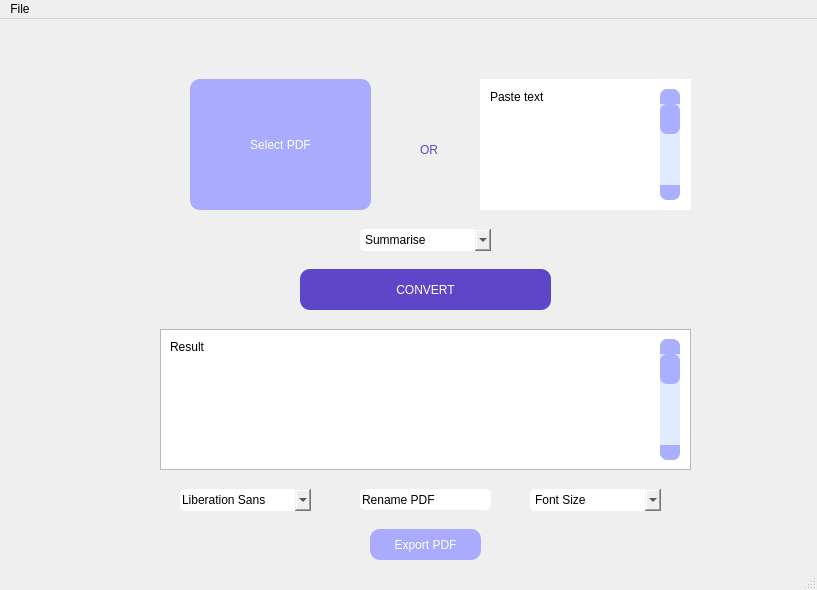
<?xml version="1.0" encoding="UTF-8"?>
<ui version="4.0">
 <class>MainWindow</class>
 <widget class="QMainWindow" name="MainWindow">
  <property name="geometry">
   <rect>
    <x>0</x>
    <y>0</y>
    <width>817</width>
    <height>590</height>
   </rect>
  </property>
  <property name="windowTitle">
   <string>MainWindow</string>
  </property>
  <widget class="QWidget" name="centralwidget">
   <widget class="QPushButton" name="open_pdf">
    <property name="geometry">
     <rect>
      <x>190</x>
      <y>60</y>
      <width>181</width>
      <height>131</height>
     </rect>
    </property>
    <property name="styleSheet">
     <string notr="true">background: rgb(170, 170, 255);
font: 9pt &quot;Poppins&quot;;
color: white;
border-radius:10px;</string>
    </property>
    <property name="text">
     <string>Select PDF</string>
    </property>
   </widget>
   <widget class="QLabel" name="label">
    <property name="geometry">
     <rect>
      <x>420</x>
      <y>120</y>
      <width>31</width>
      <height>21</height>
     </rect>
    </property>
    <property name="styleSheet">
     <string notr="true">color: rgb(95,70,200);
font: 9pt &quot;Poppins&quot;;</string>
    </property>
    <property name="text">
     <string>OR</string>
    </property>
   </widget>
   <widget class="QPushButton" name="exportPDFbutton">
    <property name="geometry">
     <rect>
      <x>370</x>
      <y>510</y>
      <width>111</width>
      <height>31</height>
     </rect>
    </property>
    <property name="styleSheet">
     <string notr="true">background-color: rgb(170, 170, 255);
font: 9pt &quot;Poppins&quot;;
color: white;
border-radius:10px;</string>
    </property>
    <property name="text">
     <string>Export PDF</string>
    </property>
   </widget>
   <widget class="QPushButton" name="convertButton">
    <property name="geometry">
     <rect>
      <x>300</x>
      <y>250</y>
      <width>251</width>
      <height>41</height>
     </rect>
    </property>
    <property name="styleSheet">
     <string notr="true">background-color: rgb(95,70,200);
font: 9pt &quot;Poppins&quot;;
color: white;
border-radius:10px;</string>
    </property>
    <property name="text">
     <string>CONVERT</string>
    </property>
   </widget>
   <widget class="QTextEdit" name="outputTextField">
    <property name="enabled">
     <bool>true</bool>
    </property>
    <property name="geometry">
     <rect>
      <x>480</x>
      <y>60</y>
      <width>211</width>
      <height>131</height>
     </rect>
    </property>
    <property name="autoFillBackground">
     <bool>false</bool>
    </property>
    <property name="styleSheet">
     <string notr="true">
border-radius: 100px;</string>
    </property>
   </widget>
   <widget class="QTextEdit" name="inputTextField">
    <property name="geometry">
     <rect>
      <x>160</x>
      <y>310</y>
      <width>531</width>
      <height>141</height>
     </rect>
    </property>
   </widget>
   <widget class="QLabel" name="label_4">
    <property name="geometry">
     <rect>
      <x>230</x>
      <y>350</y>
      <width>49</width>
      <height>16</height>
     </rect>
    </property>
    <property name="text">
     <string/>
    </property>
   </widget>
   <widget class="QLabel" name="label_3">
    <property name="geometry">
     <rect>
      <x>170</x>
      <y>320</y>
      <width>49</width>
      <height>16</height>
     </rect>
    </property>
    <property name="styleSheet">
     <string notr="true">font: 300 8pt &quot;Poppins&quot;;
</string>
    </property>
    <property name="text">
     <string>Result</string>
    </property>
   </widget>
   <widget class="QScrollBar" name="verticalScrollBar">
    <property name="geometry">
     <rect>
      <x>660</x>
      <y>70</y>
      <width>20</width>
      <height>111</height>
     </rect>
    </property>
    <property name="styleSheet">
     <string notr="true">/* VERTICAL SCROLLBAR */
 QScrollBar:vertical {
	border: none;
    background:rgb(225, 235, 255);
    width: 14px;
    margin: 15px 0 15px 0;
	border-radius: 0px;
 }

/*  HANDLE BAR VERTICAL */
QScrollBar::handle:vertical {	
	background-color: rgb(170, 176, 255);
	min-height: 30px;
	border-radius: 7px;
}


/* BTN TOP - SCROLLBAR */
QScrollBar::sub-line:vertical {
	border: none;
	background-color: rgb(170, 176, 255);
	height: 15px;
	border-top-left-radius: 7px;
	border-top-right-radius: 7px;
	subcontrol-position: top;
	subcontrol-origin: margin;
}

/* BTN BOTTOM - SCROLLBAR */
QScrollBar::add-line:vertical {
	border: none;
	background-color: rgb(170, 176, 255);
	height: 15px;
	border-bottom-left-radius: 7px;
	border-bottom-right-radius: 7px;
	subcontrol-position: bottom;
	subcontrol-origin: margin;
}
/* RESET ARROW */
QScrollBar::up-arrow:vertical, QScrollBar::down-arrow:vertical {
	background: none;
}
QScrollBar::add-page:vertical, QScrollBar::sub-page:vertical {
	background: none;
}
</string>
    </property>
    <property name="orientation">
     <enum>Qt::Vertical</enum>
    </property>
   </widget>
   <widget class="QLabel" name="label_5">
    <property name="geometry">
     <rect>
      <x>490</x>
      <y>70</y>
      <width>161</width>
      <height>16</height>
     </rect>
    </property>
    <property name="styleSheet">
     <string notr="true">font: 300 8pt &quot;Poppins&quot;;</string>
    </property>
    <property name="text">
     <string>Paste text</string>
    </property>
   </widget>
   <widget class="QComboBox" name="comboBox">
    <property name="geometry">
     <rect>
      <x>360</x>
      <y>210</y>
      <width>131</width>
      <height>22</height>
     </rect>
    </property>
    <property name="styleSheet">
     <string notr="true">font: 300 8pt &quot;Poppins&quot;;
border-radius: 5px;</string>
    </property>
    <item>
     <property name="text">
      <string>Summarise</string>
     </property>
    </item>
    <item>
     <property name="text">
      <string>20%</string>
     </property>
    </item>
    <item>
     <property name="text">
      <string>50%</string>
     </property>
    </item>
    <item>
     <property name="text">
      <string>70%</string>
     </property>
    </item>
   </widget>
   <widget class="QFontComboBox" name="fontComboBox">
    <property name="geometry">
     <rect>
      <x>180</x>
      <y>470</y>
      <width>131</width>
      <height>22</height>
     </rect>
    </property>
    <property name="styleSheet">
     <string notr="true">
border-radius: 5px;</string>
    </property>
   </widget>
   <widget class="QLineEdit" name="lineEdit">
    <property name="geometry">
     <rect>
      <x>360</x>
      <y>470</y>
      <width>131</width>
      <height>21</height>
     </rect>
    </property>
    <property name="styleSheet">
     <string notr="true">font: 300 8pt &quot;Poppins&quot;;
border-radius: 5px;
colour: grey;</string>
    </property>
    <property name="text">
     <string>Rename PDF</string>
    </property>
   </widget>
   <widget class="QScrollBar" name="verticalScrollBar_2">
    <property name="geometry">
     <rect>
      <x>660</x>
      <y>320</y>
      <width>20</width>
      <height>121</height>
     </rect>
    </property>
    <property name="styleSheet">
     <string notr="true">/* VERTICAL SCROLLBAR */
 QScrollBar:vertical {
	border: none;
    background:rgb(225, 235, 255);
    width: 14px;
    margin: 15px 0 15px 0;
	border-radius: 0px;
 }

/*  HANDLE BAR VERTICAL */
QScrollBar::handle:vertical {	
	background-color: rgb(170, 176, 255);
	min-height: 30px;
	border-radius: 7px;
}


/* BTN TOP - SCROLLBAR */
QScrollBar::sub-line:vertical {
	border: none;
	background-color: rgb(170, 176, 255);
	height: 15px;
	border-top-left-radius: 7px;
	border-top-right-radius: 7px;
	subcontrol-position: top;
	subcontrol-origin: margin;
}

/* BTN BOTTOM - SCROLLBAR */
QScrollBar::add-line:vertical {
	border: none;
	background-color: rgb(170, 176, 255);
	height: 15px;
	border-bottom-left-radius: 7px;
	border-bottom-right-radius: 7px;
	subcontrol-position: bottom;
	subcontrol-origin: margin;
}
/* RESET ARROW */
QScrollBar::up-arrow:vertical, QScrollBar::down-arrow:vertical {
	background: none;
}
QScrollBar::add-page:vertical, QScrollBar::sub-page:vertical {
	background: none;
}
</string>
    </property>
    <property name="orientation">
     <enum>Qt::Vertical</enum>
    </property>
   </widget>
   <widget class="QComboBox" name="comboBox_2">
    <property name="geometry">
     <rect>
      <x>530</x>
      <y>470</y>
      <width>131</width>
      <height>22</height>
     </rect>
    </property>
    <property name="styleSheet">
     <string notr="true">font: 300 8pt &quot;Poppins&quot;;
border-radius: 5px;</string>
    </property>
    <item>
     <property name="text">
      <string>Font Size</string>
     </property>
    </item>
    <item>
     <property name="text">
      <string>1</string>
     </property>
    </item>
    <item>
     <property name="text">
      <string>2</string>
     </property>
    </item>
    <item>
     <property name="text">
      <string>3</string>
     </property>
    </item>
    <item>
     <property name="text">
      <string>4</string>
     </property>
    </item>
    <item>
     <property name="text">
      <string>5</string>
     </property>
    </item>
    <item>
     <property name="text">
      <string>6</string>
     </property>
    </item>
    <item>
     <property name="text">
      <string>7</string>
     </property>
    </item>
    <item>
     <property name="text">
      <string>8</string>
     </property>
    </item>
    <item>
     <property name="text">
      <string>9</string>
     </property>
    </item>
    <item>
     <property name="text">
      <string>10</string>
     </property>
    </item>
   </widget>
  </widget>
  <widget class="QMenuBar" name="menubar">
   <property name="geometry">
    <rect>
     <x>0</x>
     <y>0</y>
     <width>817</width>
     <height>22</height>
    </rect>
   </property>
   <widget class="QMenu" name="menuFile">
    <property name="title">
     <string>File</string>
    </property>
    <addaction name="actionOpen"/>
    <addaction name="actionSave_Export"/>
   </widget>
   <addaction name="menuFile"/>
  </widget>
  <widget class="QStatusBar" name="statusbar"/>
  <action name="actionOpen">
   <property name="text">
    <string>Open</string>
   </property>
   <property name="statusTip">
    <string>open a pdf file or text file</string>
   </property>
   <property name="shortcut">
    <string>Ctrl+O</string>
   </property>
  </action>
  <action name="actionSave_Export">
   <property name="text">
    <string>Save/Export</string>
   </property>
   <property name="statusTip">
    <string>save the file</string>
   </property>
   <property name="shortcut">
    <string>Ctrl+S</string>
   </property>
  </action>
 </widget>
 <resources/>
 <connections/>
</ui>
